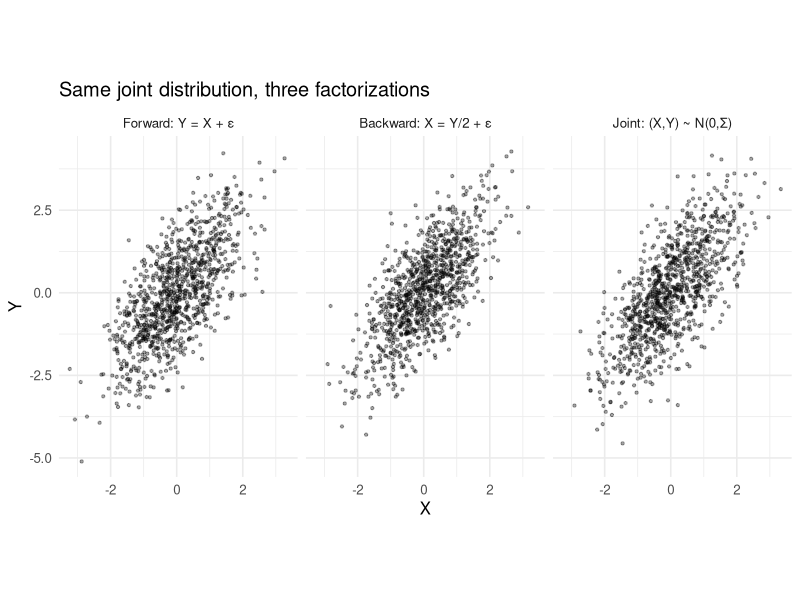

Write R code to recreate this figure.
## ---- chunk 1
set.seed(0)
#| warnings: false
library(tidyverse)
library(magrittr)
## ---- chunk 2

n = 1000
# 1) "Forward" X-> Y view
gen_xy_forward = tibble(
    X   = rnorm(n, 0, 1),
    Y   = X + rnorm(n, 0, 1)
)

# 2) "Backward" X <- Y view
gen_yx_backward = tibble(
    Y   = rnorm(n, 0, sqrt(2)),
    X   = 0.5 * Y + rnorm(n, 0, sqrt(0.5))
) 

# 3) "Joint" (X, Y)  view
gen_xy_joint = MASS::mvrnorm(
    n, 
    mu = c(0, 0), 
    Sigma = matrix(c(1, 1, 1, 2), nrow = 2)
) |> 
    as_tibble() |> 
    set_names(c('X','Y'))

df <- bind_rows(
  list(
    "Forward: Y = X + ε"       = gen_xy_forward,
    "Backward: X = Y/2 + ε"    = gen_yx_backward,
    "Joint: (X,Y) ~ N(0,Σ)"    = gen_xy_joint
  ),
  .id = "View"
) |>
  mutate(View = factor(View, levels = c("Forward: Y = X + ε",
                                        "Backward: X = Y/2 + ε",
                                        "Joint: (X,Y) ~ N(0,Σ)")))

ggplot(df, aes(X, Y)) +
  geom_point(alpha = 0.35, size = 0.8) +
  facet_wrap(~ View, nrow = 1) +
  coord_equal() +
  labs(title = "Same joint distribution, three factorizations",
       x = "X", y = "Y") +
  theme_minimal(base_size = 12)
